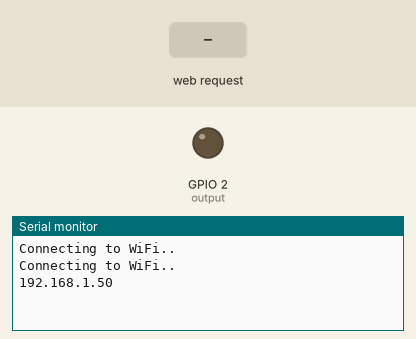
This sketch was run on a simulated ESP8266 (NodeMCU). Shown: output pins drawn as LEDs (lit = HIGH), the last lines printed to the serial monitor. The inputs (shaded band) are chosen by the test bench. WiFi joins after 1.5 s; servers stay silent unless stated.

Above: at 3.2 s.
3.3 s: HTTP request GET /slider received
At 4.3 s:
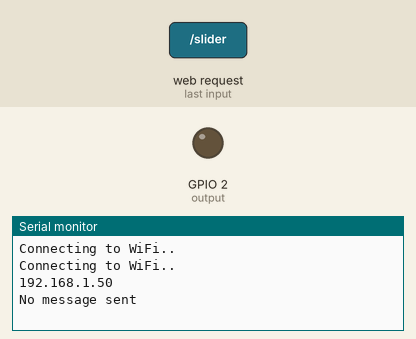
4.8 s: HTTP request GET /update received
At 5.4 s:
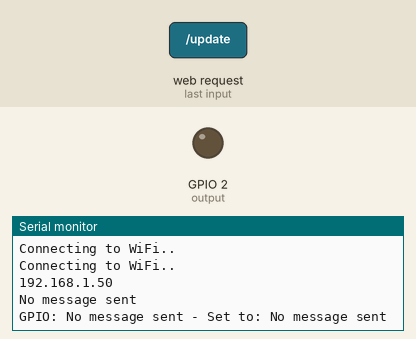

The sketch:

LEDproj.ino
```cpp
// (licence header left out)
#include <ESP8266WiFi.h>
#include <ESPAsyncTCP.h>
#include <ESPAsyncWebServer.h>

// Replace with your network credentials
const char* ssid = "";
const char* password = "";

const int output = 2;

String sliderValue = "0";

const char* PARAM_INPUT = "value";

const char* PARAM_INPUT_1 = "output1";
const char* PARAM_INPUT_2 = "state";

AsyncWebServer server(80);

const char index_html[] PROGMEM = R"rawliteral(
<!DOCTYPE HTML><html>
<head>
  <meta name="viewport" content="width=device-width, initial-scale=1">
  <title>ESP Web Server</title>
  <style>
    html {font-family: algerian; display: inline-block; text-align: center;}
    h2 {font-size: 2.3rem;
    color: rgb(194, 19, 19);}
    p {font-size: 1.9rem;}
    body {max-width: 400px; margin:0px auto; padding-bottom: 25px;}
    .slider { -webkit-appearance: none; margin: 14px; width: 360px; height: 20px; background: #FFD65C;
      outline: none; -webkit-transition: .2s; transition: opacity .2s;}
    .slider::-webkit-slider-thumb {-webkit-appearance: none; appearance: none; width: 35px; height: 35px; background: #003249; cursor: progress;}
    .slider::-moz-range-thumb { width: 35px; height: 35px; background: #003249; cursor: pointer;}
    .switch {position: relative; display: inline-block; width: 120px; height: 68px}
    .switch input {display:none}
    .slider {position:centre; top: 70; left: 20; right: 200; bottom: 10; background-color: #ccc; border-radius: 50px}
    .slider:before {position: absolute; content: ""; height: 52px; width: 52px; left: 8px; bottom: 8px; background-color: #fff; -webkit-transition: .4s; transition: .4s; border-radius: 3px}
    input:checked+.slider {background-color: #791b1b}
    input:checked+.slider:before {-webkit-transform: translateX(52px); -ms-transform: translateX(52px); transform: translateX(52px)}
  </style>
</head>
<body>
  <h2><u>ESP Web Server </u></h2>
  <p><span id="textSliderValue">%SLIDERVALUE%</span></p>
  <p><input type="range" onchange="updateSliderPWM(this)" id="pwmSlider" min="0" max="1023" value="%SLIDERVALUE%" step="1" class="slider"></p>
  <br></br>
  <h4>LED ON/OFF </h4><label style="background-color : #d34545" class="switch"><input type="checkbox" onchange="toggleCheckbox(this)" id="2" " + outputState(2) + "><span class="slider"></span></label>
  <br></br>
  <br></br>
  <footer>&copy; 2020 All rights reserved <br></br> Rayan & Umar </footer>


<script>
function updateSliderPWM(element) {
  var sliderValue = document.getElementById("pwmSlider").value;
  document.getElementById("textSliderValue").innerHTML = sliderValue;
  console.log(sliderValue);
  var xhr = new XMLHttpRequest();
  xhr.open("GET", "/slider?value="+sliderValue, true);
  xhr.send();
}
function toggleCheckbox(element) {
  var xhr = new XMLHttpRequest();
  if(element.checked){ xhr.open("GET", "/update?output1="+element.id+"&state=1", true); }
  else { xhr.open("GET", "/update?output1="+element.id+"&state=0", true); }
  xhr.send();
}
</script>
</body>
</html>
)rawliteral";

// Replaces placeholder with button section in your web page
String processor(const String& var){
  //Serial.println(var);
  if (var == "SLIDERVALUE" ){
    return sliderValue;
  }


}
String outputState(int output1){
  if(digitalRead(output1)){
    return "checked";
  }
  else {
  }
}
void setup(){
  // Serial port for debugging purposes
  Serial.begin(115200);

  pinMode(2, OUTPUT);
  digitalWrite(2, LOW);
  analogWrite(output, sliderValue.toInt());

  // Connect to Wi-Fi
  WiFi.begin(ssid, password);
  while (WiFi.status() != WL_CONNECTED) {
    delay(1000);
    Serial.println("Connecting to WiFi..");
  }

  // Print ESP Local IP Address
  Serial.println(WiFi.localIP());

  // Route for root / web page
  server.on("/", HTTP_GET, [](AsyncWebServerRequest *request){
    request->send_P(200, "text/html", index_html, processor);
  });

  // Send a GET request to <ESP_IP>/slider?value=<inputMessage>
  server.on("/slider", HTTP_GET, [] (AsyncWebServerRequest *request) {
    String inputMessage;
    // GET input1 value on <ESP_IP>/slider?value=<inputMessage>
    if (request->hasParam(PARAM_INPUT)) {
      inputMessage = request->getParam(PARAM_INPUT)->value();
      sliderValue = inputMessage;
      analogWrite(output, sliderValue.toInt());
    }
    else {
      inputMessage = "No message sent";
    }
     Serial.println(inputMessage);
    request->send(200, "text/plain", "OK");
  });

    // Send a GET request to <ESP_IP>/update?output=<inputMessage1>&state=<inputMessage2>
  server.on("/update", HTTP_GET, [] (AsyncWebServerRequest *request) {
    String inputMessage1;
    String inputMessage2;
    // GET input1 value on <ESP_IP>/update?output=<inputMessage1>&state=<inputMessage2>
    if (request->hasParam(PARAM_INPUT_1) && request->hasParam(PARAM_INPUT_2)) {
      inputMessage1 = request->getParam(PARAM_INPUT_1)->value();
      inputMessage2 = request->getParam(PARAM_INPUT_2)->value();
      digitalWrite(inputMessage1.toInt(), inputMessage2.toInt());
    }
    else {
      inputMessage1 = "No message sent";
      inputMessage2 = "No message sent";
    }
    Serial.print("GPIO: ");
    Serial.print(inputMessage1);
    Serial.print(" - Set to: ");
    Serial.println(inputMessage2);
   request->send(200, "text/plain", "OK");
  });


  // Start server
  server.begin();
}

void loop() {

}
```

Measured:
- after the input at 3.3 s, the serial monitor: prints a new line at once (image 1)
- after the input at 4.8 s, the serial monitor: prints a new line at once (image 2)
